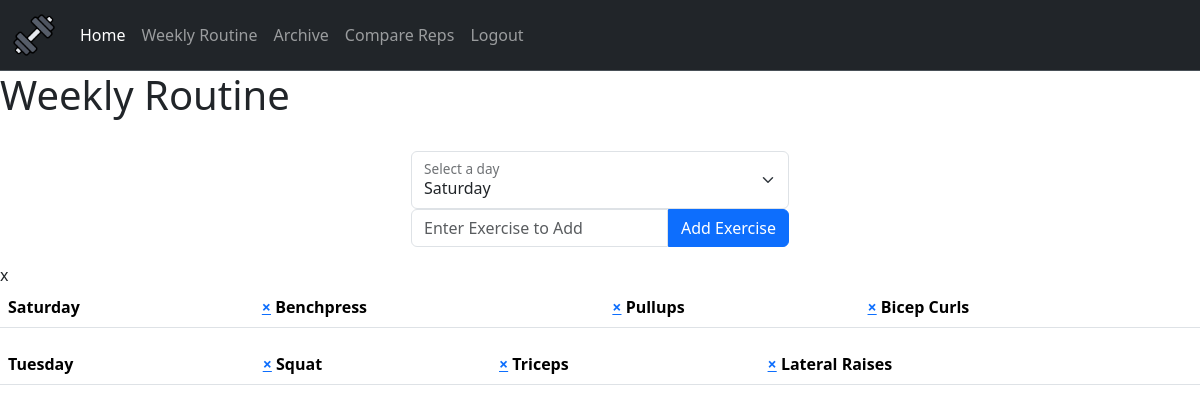
Before: /routine (signed in) with the older database file.
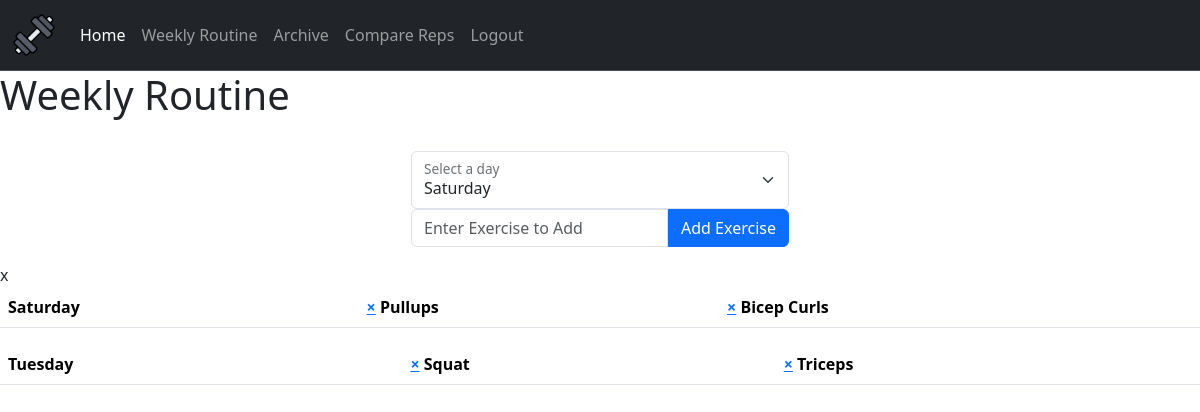
After: the same page with the newer database file.
### webapp/tables.py (models this page shows)
class Routine(db.Model):
    id = db.Column(db.Integer, primary_key = True)
    day = db.Column(db.String(12), nullable = False)
    exercise = db.Column(db.String(150), nullable = False)
    user_id = db.Column(db.Integer, db.ForeignKey('user.id'))

### webapp/routes.py (the view, shortened to what this page needs)
@routes.route("/routine", methods=["POST", "GET"])
@login_required
def routine():
    days = db.session.query(Routine.day).filter_by(user_id = current_user.id).distinct().order_by(days_order).all()
    days = [day[0] for day in days]
    exercises = db.session.query(Routine).filter_by(user_id = current_user.id).all()
    return render_template("routine.html", days = days, exercises = exercises)

### webapp/templates/routine.html (shortened to what this page needs)
{% extends "layout.html" %}
{% block main %}
<h1>Weekly Routine</h1>
<div class="text-center d-flex justify-content-center">
    <form method="post" action="/routine">
        <br>
        <div class="form-floating">
        <select class="form-select" id="day" name="day">
            <option value="saturday">Saturday</option>
        </select>
        <label for="day">Select a day</label>
        </div>
        <div class="input-group mb-3">
            <input type="text" autocomplete="off" class="form-control" name="exercise" id="exercise" placeholder="Enter Exercise to Add">
            <button class="btn btn-primary mx-auto" id="set-submit" type="submit">Add Exercise</button>
        </div>
    </form>
</div>
x
{% for day in days %}
<table>
    <div class="container-fluid text-sm-center">
        <table class="table">
            <thead>
            <tr>
                <th scope="col">{{ day }}</th>
                {% for exercise in exercises %}
                {% if exercise.day == day %}
                <th scope="col">
                    <a type="button" class="close" href="delete_e/{{ day }}/{{ exercise.exercise }}"><span aria-hidden="true">&times;</span></a>
                    {{ exercise.exercise }}
                </th>
                    {% endif %}
                {% endfor %}
            </tr>
            </thead>
        </table>
    </div>
</table>
{% endfor %}
{% endblock %}

### webapp/templates/layout.html (shortened to what this page needs)
<!DOCTYPE html>
<html>
  <head>
    <link
      href="https://cdn.jsdelivr.net/npm/bootstrap@5.3.2/dist/css/bootstrap.min.css"
      rel="stylesheet"
    />
    <link rel="stylesheet" href="{{ url_for('static', filename='styles.css') }}" />
  </head>
  <body>
    <nav
      class="navbar navbar navbar-expand-lg bg-dark border-bottom border-body"
      data-bs-theme="dark"
    >
      <div class="container-fluid">
        <a class="navbar-brand" href="/">
          <img src="{{ url_for('static', filename='icon.png') }}" wdith="50" height="44" alt="Workout Icon">
        </a>
        <div class="collapse navbar-collapse" id="navbarNavAltMarkup">
          <div class="navbar-nav">
            {% if current_user.is_authenticated %}
            <a
              class="nav-link active"
              aria-current="page"
              href="{{ url_for('routes.index') }}"
              >Home</a
            >
            <a class="nav-link" href="{{ url_for('routes.routine') }}">Weekly Routine</a>
            <a class="nav-link" href="{{ url_for('routes.archive' )}}">Archive</a>
            <a class="nav-link" href="{{ url_for('routes.compare' )}}">Compare Reps</a>
            <a class="nav-link" href="{{ url_for('auth.logout') }}">Logout</a>
            {% else %}
            <a class="nav-link" href="{{ url_for('auth.login') }}">Login</a>
            <a class="nav-link" href="{{ url_for('auth.register') }}"
              >Register</a
            >
            {% endif %}
          </div>
        </div>
      </div>
    </nav>
    <main>{% block main %}{% endblock %}</main>
  </body>
</html>

Changed rows visible on the page:
removed Routine: exercise "Benchpress", shown under "Saturday"
removed Routine: exercise "Lateral Raises", shown under "Tuesday"
